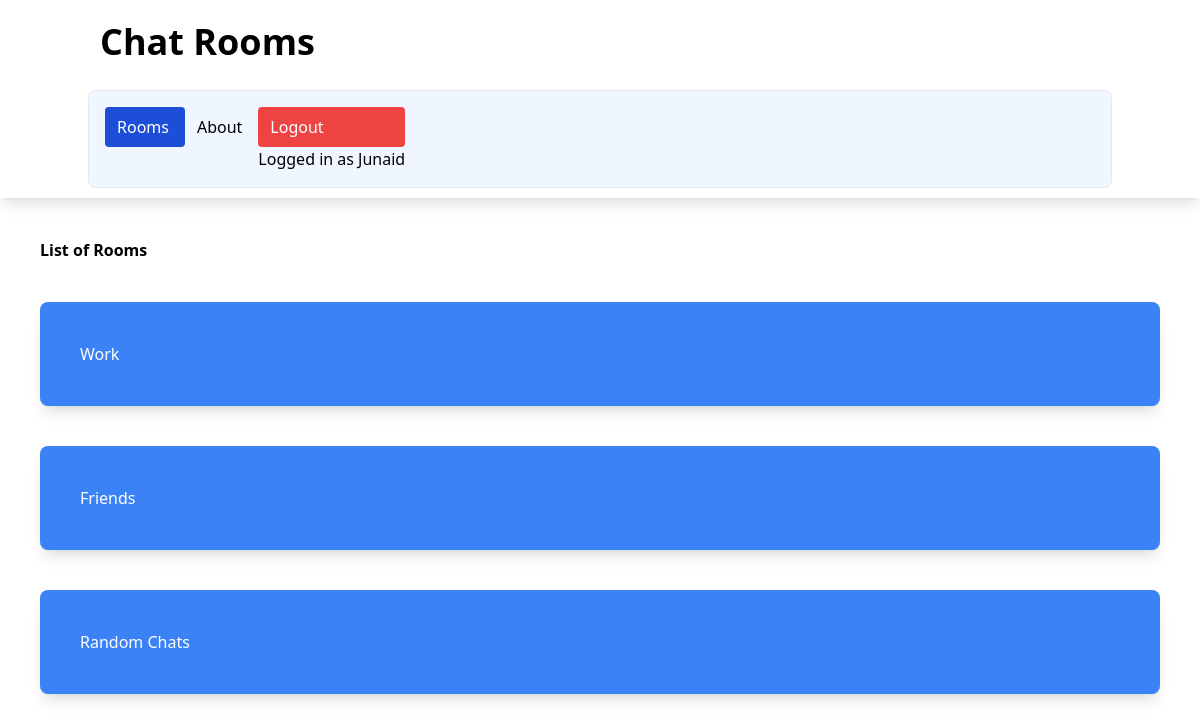
The page /rooms/ (signed in) on the database as committed earlier.
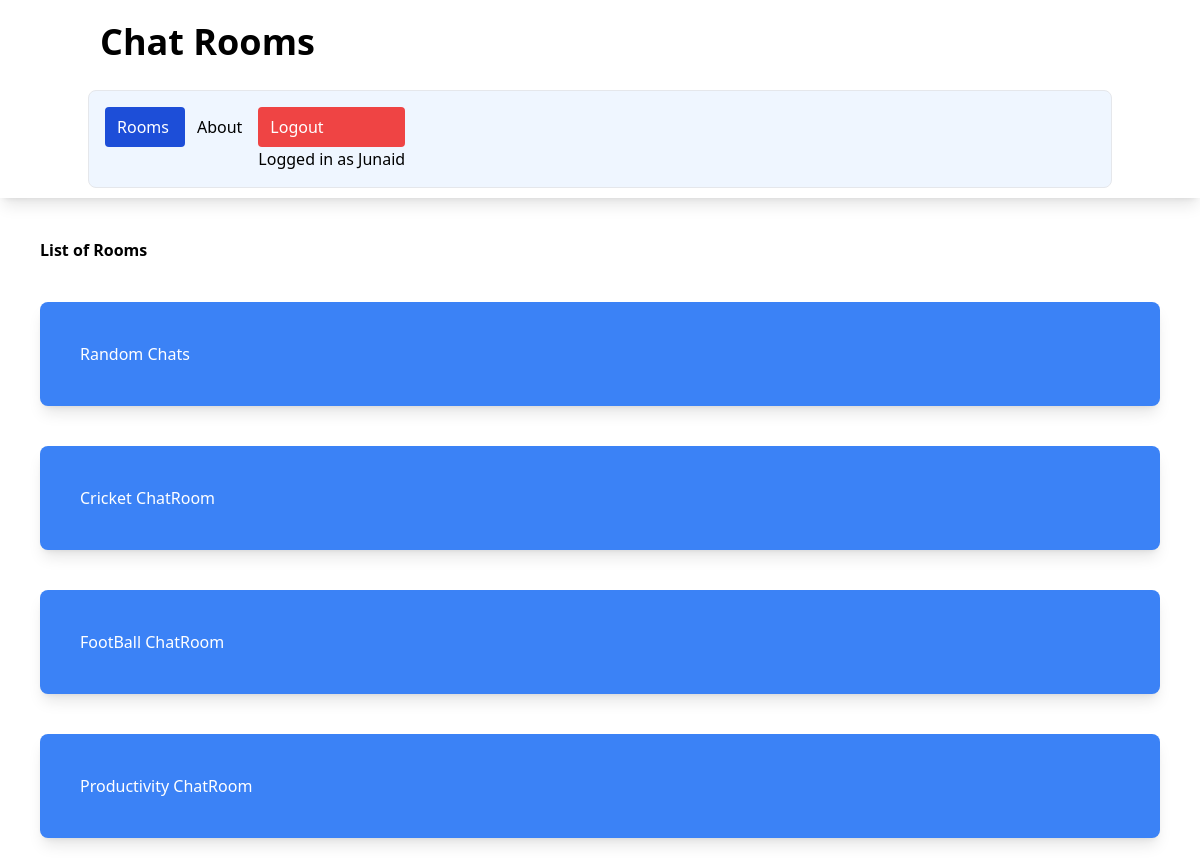
The same page on the database as committed later.
### chatapp/models.py (models this page shows)
class ChatRoom(models.Model):
    name=models.CharField(max_length=100)
    slug = models.SlugField( unique=True)

### chatapp/views.py (the view)
# urls.py: path('',views.index,name='index'),
@login_required
def index(request):
    chatrooms = ChatRoom.objects.all()
    return render(request,'chatapp/index.html',{'chatrooms':chatrooms})

### chatapp/templates/chatapp/index.html
{% extends 'chatapp/base.html' %}
{% block body %}
<h1 class="font-bold m-10">List of Rooms</h1>
{% for chatroom in chatrooms %}
<div class="shadow-lg p-10 m-10 bg-blue-500 text-white rounded-lg">
    <a href="{% url 'chatroom' chatroom.slug %}">{{ chatroom.name }}</a> </br>
</div>
{% endfor %}
{% endblock %}

Rows that differ between the two databases and show on the page:
removed ChatRoom: name "Work"
removed ChatRoom: name "Friends"
added ChatRoom: name "Cricket ChatRoom"
added ChatRoom: name "FootBall ChatRoom"
added ChatRoom: name "Productivity ChatRoom"
